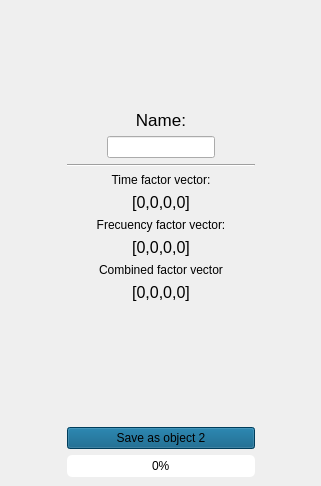
            <widget class="QWidget" name="Object2">
             <attribute name="title">
              <string>Object 2</string>
             </attribute>
             <layout class="QGridLayout" name="gridLayout_4">
              <property name="leftMargin">
               <number>0</number>
              </property>
              <property name="topMargin">
               <number>0</number>
              </property>
              <property name="rightMargin">
               <number>0</number>
              </property>
              <property name="bottomMargin">
               <number>0</number>
              </property>
              <item row="1" column="0">
               <spacer name="horizontalSpacer_4">
                <property name="orientation">
                 <enum>Qt::Horizontal</enum>
                </property>
                <property name="sizeHint" stdset="0">
                 <size>
                  <width>58</width>
                  <height>20</height>
                 </size>
                </property>
               </spacer>
              </item>
              <item row="1" column="2">
               <spacer name="horizontalSpacer_3">
                <property name="orientation">
                 <enum>Qt::Horizontal</enum>
                </property>
                <property name="sizeHint" stdset="0">
                 <size>
                  <width>57</width>
                  <height>20</height>
                 </size>
                </property>
               </spacer>
              </item>
              <item row="0" column="1">
               <spacer name="verticalSpacer_4">
                <property name="orientation">
                 <enum>Qt::Vertical</enum>
                </property>
                <property name="sizeHint" stdset="0">
                 <size>
                  <width>20</width>
                  <height>101</height>
                 </size>
                </property>
               </spacer>
              </item>
              <item row="4" column="1">
               <spacer name="verticalSpacer_3">
                <property name="orientation">
                 <enum>Qt::Vertical</enum>
                </property>
                <property name="sizeHint" stdset="0">
                 <size>
                  <width>20</width>
                  <height>101</height>
                 </size>
                </property>
               </spacer>
              </item>
              <item row="5" column="1">
               <widget class="QWidget" name="widget_27" native="true">
                <layout class="QVBoxLayout" name="verticalLayout_10">
                 <item>
                  <widget class="QPushButton" name="object2Save">
                   <property name="styleSheet">
                    <string notr="true">background-color: rgb(0, 85, 127);</string>
                   </property>
                   <property name="text">
                    <string>Save as object 2</string>
                   </property>
                  </widget>
                 </item>
                 <item>
                  <widget class="QProgressBar" name="progressBar2">
                   <property name="styleSheet">
                    <string notr="true">QProgressBar {
    border: 0px solid grey;
    border-radius: 5px;/*radio de las esquinas*/
	text-align: center;
	font: 57 10pt &quot;Orbitron&quot;;
}
QProgressBar::chunk {
background-color: rgba(19, 218, 5, 80%);
	color: rgb(0, 170, 0);
}</string>
                   </property>
                   <property name="value">
                    <number>0</number>
                   </property>
                   <property name="textVisible">
                    <bool>true</bool>
                   </property>
                   <property name="textDirection">
                    <enum>QProgressBar::BottomToTop</enum>
                   </property>
                  </widget>
                 </item>
                </layout>
               </widget>
              </item>
              <item row="1" column="1">
               <widget class="QWidget" name="widget_16" native="true">
                <layout class="QVBoxLayout" name="verticalLayout_12">
                 <item>
                  <widget class="QLabel" name="object2Status">
                   <property name="font">
                    <font>
                     <pointsize>13</pointsize>
                    </font>
                   </property>
                   <property name="text">
                    <string>Name:</string>
                   </property>
                   <property name="alignment">
                    <set>Qt::AlignCenter</set>
                   </property>
                  </widget>
                 </item>
                 <item>
                  <widget class="QWidget" name="widget_12" native="true">
                   <layout class="QHBoxLayout" name="horizontalLayout_17">
                    <property name="leftMargin">
                     <number>0</number>
                    </property>
                    <property name="topMargin">
                     <number>0</number>
                    </property>
                    <property name="rightMargin">
                     <number>0</number>
                    </property>
                    <property name="bottomMargin">
                     <number>0</number>
                    </property>
                    <item>
                     <spacer name="horizontalSpacer_19">
                      <property name="orientation">
                       <enum>Qt::Horizontal</enum>
                      </property>
                      <property name="sizeHint" stdset="0">
                       <size>
                        <width>40</width>
                        <height>20</height>
                       </size>
                      </property>
                     </spacer>
                    </item>
                    <item>
                     <widget class="QLineEdit" name="object2Name">
                      <property name="sizePolicy">
                       <sizepolicy hsizetype="Fixed" vsizetype="Fixed">
                        <horstretch>0</horstretch>
                        <verstretch>0</verstretch>
                       </sizepolicy>
                      </property>
                      <property name="minimumSize">
                       <size>
                        <width>100</width>
                        <height>0</height>
                       </size>
                      </property>
                      <property name="alignment">
                       <set>Qt::AlignCenter</set>
                      </property>
                     </widget>
                    </item>
                    <item>
                     <spacer name="horizontalSpacer_20">
                      <property name="orientation">
                       <enum>Qt::Horizontal</enum>
                      </property>
                      <property name="sizeHint" stdset="0">
                       <size>
                        <width>40</width>
                        <height>20</height>
                       </size>
                      </property>
                     </spacer>
                    </item>
                   </layout>
                  </widget>
                 </item>
                 <item>
                  <widget class="Line" name="line_6">
                   <property name="orientation">
                    <enum>Qt::Horizontal</enum>
                   </property>
                  </widget>
                 </item>
                 <item>
                  <widget class="QLabel" name="label_14">
                   <property name="text">
                    <string>Time factor vector:</string>
                   </property>
                   <property name="alignment">
                    <set>Qt::AlignCenter</set>
                   </property>
                  </widget>
                 </item>
                 <item>
                  <widget class="QLabel" name="object2Time">
                   <property name="font">
                    <font>
                     <pointsize>12</pointsize>
                    </font>
                   </property>
                   <property name="text">
                    <string>[0,0,0,0]</string>
                   </property>
                   <property name="alignment">
                    <set>Qt::AlignCenter</set>
                   </property>
                  </widget>
                 </item>
                 <item>
                  <widget class="QLabel" name="label_51">
                   <property name="text">
                    <string>Frecuency factor vector:</string>
                   </property>
                   <property name="alignment">
                    <set>Qt::AlignCenter</set>
                   </property>
                  </widget>
                 </item>
                 <item>
                  <widget class="QLabel" name="object2Frecuency">
                   <property name="font">
                    <font>
                     <pointsize>12</pointsize>
                    </font>
                   </property>
                   <property name="text">
                    <string>[0,0,0,0]</string>
                   </property>
                   <property name="alignment">
                    <set>Qt::AlignCenter</set>
                   </property>
                  </widget>
                 </item>
                 <item>
                  <widget class="QLabel" name="label_53">
                   <property name="text">
                    <string>Combined factor vector</string>
                   </property>
                   <property name="alignment">
                    <set>Qt::AlignCenter</set>
                   </property>
                  </widget>
                 </item>
                 <item>
                  <widget class="QLabel" name="object2Combined">
                   <property name="font">
                    <font>
                     <pointsize>12</pointsize>
                    </font>
                   </property>
                   <property name="text">
                    <string>[0,0,0,0]</string>
                   </property>
                   <property name="alignment">
                    <set>Qt::AlignCenter</set>
                   </property>
                  </widget>
                 </item>
                </layout>
               </widget>
              </item>
             </layout>
            </widget>
